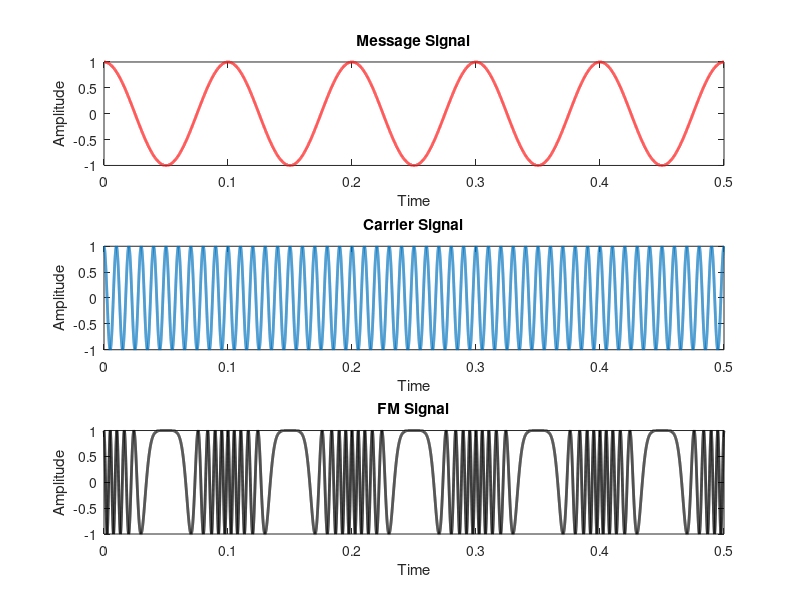

MATLAB code for this plot:
clear all;
close all;
fc = 100;
fm = 10;
t = 0:0.00001:0.5; 
B = 10;
c = cos (2*pi*fc*t);
m = cos (2*pi*fm*t);
y = cos (2*pi*fc*t+ (B*sin(2*pi*fm*t))); 
subplot (311), plot (t,m, 'r', 'Linewidth', 2);
xlabel('Time');
ylabel('Amplitude');
title('Message Signal');
subplot (312), plot (t,c, 'Linewidth',2);
xlabel('Time');
ylabel('Amplitude');
title('Carrier Signal');
subplot (313), plot (t, y, 'k', 'Linewidth',2);
xlabel('Time');
ylabel('Amplitude');
title('FM Signal');